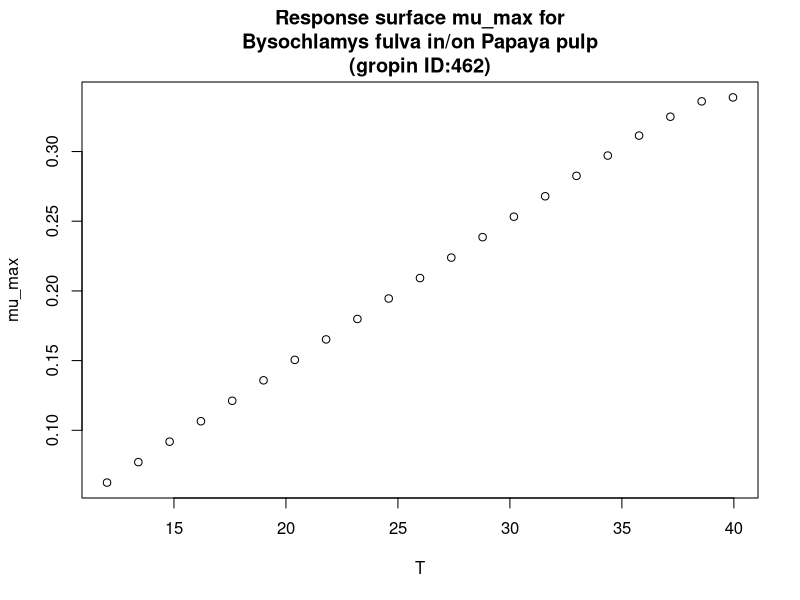

This chart was generated by the following R code:
#############################
# start of Parameter script
#############################
T <- seq(12.012,39.96003996004,length.out=21)
#############################
# end of Parameter script
#############################
############################# 
# start of Model script Gropin ID 462 
#############################
 
# constant coefficients for this model
 
variables <- data.frame(T)
argumentsPar <- expand.grid(variables)
 
# heart of the model
response_surface <- function(T) {
   mumax <-1.05*(10^-2)*(T-6.06)*(1-exp(8.09*(10^-1)*(T-43.71)))

return(mumax=mumax)
} 

# output parameters
mumax <- cbind(argumentsPar,response_surface(argumentsPar['T']))
colnames(mumax) <- c(colnames(argumentsPar),'mumax')
#############################
# End of Model script
#############################
############################# 
# start of Visualisation script Gropin ID 462 
#############################
plot(T,mumax$mumax,
                          xlab='T',
                          ylab='mu_max',main='Response surface mu_max for
Bysochlamys fulva in/on Papaya pulp
(gropin ID:462)')
#############################
# End of Visualisation script
#############################
